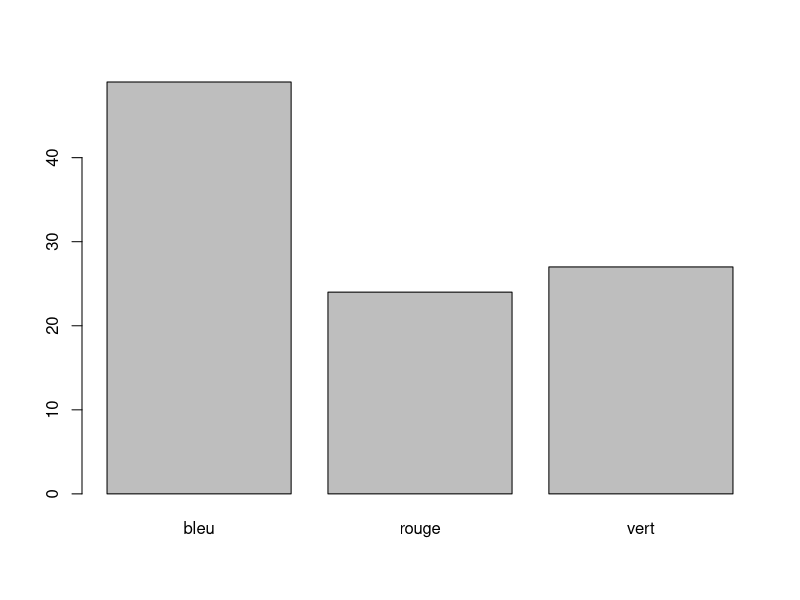

R code for this plot:
## ---- chunk 1
knitr::opts_chunk$set(echo = TRUE)
## ---- chunk 2
set.seed(1289)                         ## Reproductibilité

lez <- c(rep("rouge", 2000),          ## 2000 poissons rouges
          rep("bleu", 5000),         ## 5000 poissons bleues
          rep("vert", 3000))         ## 3000 poissons vertes 

n_exp <- 100                         ## 100 poissons pêchés

echantillon <- sample(lez,            ## échantillonne les poissons
                      n_exp,           ## n_exp fois
                      replace = FALSE) ## sans remise
## ---- chunk 3
res <- table(echantillon)             ## Résumé de l'échantillon
res
## ---- chunk 4
barplot(res)                          ## Diagramme en bar
